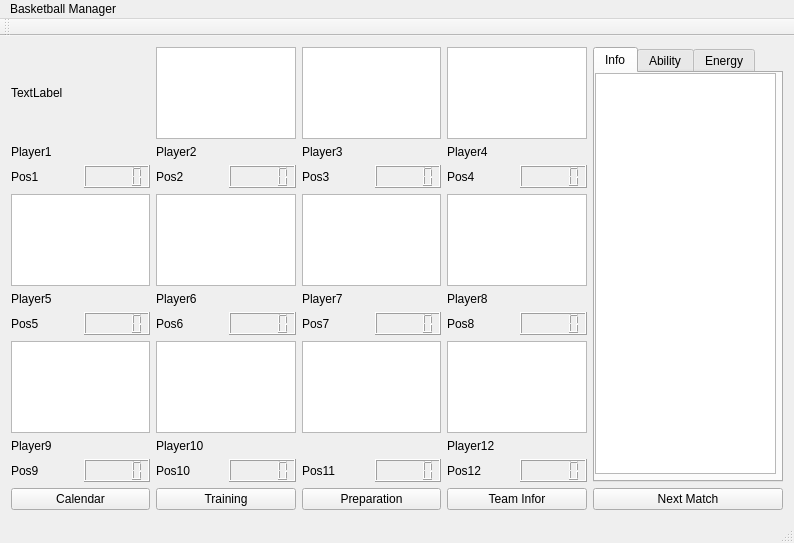
<?xml version="1.0" encoding="UTF-8"?>
<ui version="4.0">
 <class>MainWindow</class>
 <widget class="QMainWindow" name="MainWindow">
  <property name="geometry">
   <rect>
    <x>0</x>
    <y>0</y>
    <width>794</width>
    <height>543</height>
   </rect>
  </property>
  <property name="windowTitle">
   <string>MainWindow</string>
  </property>
  <widget class="QWidget" name="centralWidget">
   <layout class="QGridLayout" name="gridLayout">
    <item row="2" column="4" colspan="2">
     <widget class="QGraphicsView" name="graphicsView_3"/>
    </item>
    <item row="7" column="5">
     <widget class="QLCDNumber" name="lcdNumber_7"/>
    </item>
    <item row="4" column="0">
     <widget class="QLabel" name="labelp">
      <property name="text">
       <string>Pos1</string>
      </property>
     </widget>
    </item>
    <item row="9" column="4" colspan="2">
     <widget class="QLabel" name="label_11">
      <property name="text">
       <string>Player11</string>
       <string>Market</string>
      </property>
     </widget>
    </item>
    <item row="7" column="3">
     <widget class="QLCDNumber" name="lcdNumber_6"/>
    </item>
    <item row="10" column="7">
     <widget class="QLCDNumber" name="lcdNumber_12"/>
    </item>
    <item row="13" column="4" colspan="2">
     <widget class="QPushButton" name="pushButton_2">
      <property name="text">
       <string>Preparation</string>
      </property>
     </widget>
    </item>
    <item row="10" column="6">
     <widget class="QLabel" name="label_12p">
      <property name="text">
       <string>Pos12</string>
      </property>
     </widget>
    </item>
    <item row="13" column="6" colspan="2">
     <widget class="QPushButton" name="pushButton_4">
      <property name="text">
       <string>Team Infor</string>
      </property>
     </widget>
    </item>
    <item row="10" column="5">
     <widget class="QLCDNumber" name="lcdNumber_11"/>
    </item>
    <item row="10" column="3">
     <widget class="QLCDNumber" name="lcdNumber_10"/>
    </item>
    <item row="10" column="1">
     <widget class="QLCDNumber" name="lcdNumber_9"/>
    </item>
    <item row="10" column="2">
     <widget class="QLabel" name="label_10p">
      <property name="text">
       <string>Pos10</string>
      </property>
     </widget>
    </item>
    <item row="13" column="2" colspan="2">
     <widget class="QPushButton" name="pushButton_3">
      <property name="text">
       <string>Training</string>
      </property>
     </widget>
    </item>
    <item row="13" column="0" colspan="2">
     <widget class="QPushButton" name="pushButton">
      <property name="text">
       <string>Calendar</string>
      </property>
     </widget>
    </item>
    <item row="10" column="4">
     <widget class="QLabel" name="label_11p">
      <property name="text">
       <string>Pos11</string>
      </property>
     </widget>
    </item>
    <item row="13" column="8">
     <widget class="QPushButton" name="pushButton_5">
      <property name="text">
       <string>Next Match</string>
      </property>
     </widget>
    </item>
    <item row="6" column="2" colspan="2">
     <widget class="QLabel" name="label_6">
      <property name="text">
       <string>Player6</string>
      </property>
     </widget>
    </item>
    <item row="4" column="3">
     <widget class="QLCDNumber" name="lcdNumber_2"/>
    </item>
    <item row="4" column="5">
     <widget class="QLCDNumber" name="lcdNumber_3"/>
    </item>
    <item row="4" column="4">
     <widget class="QLabel" name="label_3p">
      <property name="text">
       <string>Pos3</string>
      </property>
     </widget>
    </item>
    <item row="8" column="4" colspan="2">
     <widget class="QGraphicsView" name="graphicsView_11"/>
    </item>
    <item row="9" column="0" colspan="2">
     <widget class="QLabel" name="label_9">
      <property name="text">
       <string>Player9</string>
      </property>
     </widget>
    </item>
    <item row="3" column="0" colspan="2">
     <widget class="QLabel" name="label">
      <property name="text">
       <string>Player1</string>
      </property>
     </widget>
    </item>
    <item row="9" column="6" colspan="2">
     <widget class="QLabel" name="label_12">
      <property name="text">
       <string>Player12</string>
      </property>
     </widget>
    </item>
    <item row="4" column="1">
     <widget class="QLCDNumber" name="lcdNumber">
      <property name="maximumSize">
       <size>
        <width>16777215</width>
        <height>64</height>
       </size>
      </property>
     </widget>
    </item>
    <item row="6" column="4" colspan="2">
     <widget class="QLabel" name="label_7">
      <property name="text">
       <string>Player7</string>
      </property>
     </widget>
    </item>
    <item row="7" column="1">
     <widget class="QLCDNumber" name="lcdNumber_5"/>
    </item>
    <item row="7" column="2">
     <widget class="QLabel" name="label_6p">
      <property name="text">
       <string>Pos6</string>
      </property>
     </widget>
    </item>
    <item row="4" column="6">
     <widget class="QLabel" name="label_4p">
      <property name="text">
       <string>Pos4</string>
      </property>
     </widget>
    </item>
    <item row="2" column="6" colspan="2">
     <widget class="QGraphicsView" name="graphicsView_4"/>
    </item>
    <item row="4" column="2">
     <widget class="QLabel" name="label_2p">
      <property name="text">
       <string>Pos2</string>
      </property>
     </widget>
    </item>
    <item row="5" column="6" colspan="2">
     <widget class="QGraphicsView" name="graphicsView_10"/>
    </item>
    <item row="10" column="0">
     <widget class="QLabel" name="label_9p">
      <property name="text">
       <string>Pos9</string>
      </property>
     </widget>
    </item>
    <item row="7" column="7">
     <widget class="QLCDNumber" name="lcdNumber_8"/>
    </item>
    <item row="3" column="4" colspan="2">
     <widget class="QLabel" name="label_3">
      <property name="text">
       <string>Player3</string>
      </property>
     </widget>
    </item>
    <item row="7" column="0">
     <widget class="QLabel" name="label_5p">
      <property name="text">
       <string>Pos5</string>
      </property>
     </widget>
    </item>
    <item row="4" column="7">
     <widget class="QLCDNumber" name="lcdNumber_4"/>
    </item>
    <item row="2" column="2" colspan="2">
     <widget class="QGraphicsView" name="graphicsView_2"/>
    </item>
    <item row="2" column="8" rowspan="9">
     <widget class="QTabWidget" name="tabWidget">
      <property name="minimumSize">
       <size>
        <width>190</width>
        <height>0</height>
       </size>
      </property>
      <property name="currentIndex">
       <number>0</number>
      </property>
      <widget class="QWidget" name="tab1">
       <attribute name="title">
        <string>Info</string>
       </attribute>
       <widget class="QTableWidget" name="tableWidget">
        <property name="geometry">
         <rect>
          <x>0</x>
          <y>0</y>
          <width>181</width>
          <height>401</height>
         </rect>
        </property>
       </widget>
      </widget>
      <widget class="QWidget" name="tab2">
       <attribute name="title">
        <string>Ability</string>
       </attribute>
       <widget class="QTableWidget" name="tableWidget_2">
        <property name="geometry">
         <rect>
          <x>0</x>
          <y>0</y>
          <width>181</width>
          <height>401</height>
         </rect>
        </property>
       </widget>
      </widget>
      <widget class="QWidget" name="tab3">
       <attribute name="title">
        <string>Energy</string>
       </attribute>
       <widget class="QTableWidget" name="tableWidget_3">
        <property name="geometry">
         <rect>
          <x>0</x>
          <y>0</y>
          <width>181</width>
          <height>401</height>
         </rect>
        </property>
       </widget>
      </widget>
     </widget>
    </item>
    <item row="5" column="0" colspan="2">
     <widget class="QGraphicsView" name="graphicsView_5"/>
    </item>
    <item row="9" column="2" colspan="2">
     <widget class="QLabel" name="label_10">
      <property name="text">
       <string>Player10</string>
      </property>
     </widget>
    </item>
    <item row="6" column="0" colspan="2">
     <widget class="QLabel" name="label_5">
      <property name="text">
       <string>Player5</string>
      </property>
     </widget>
    </item>
    <item row="5" column="2" colspan="2">
     <widget class="QGraphicsView" name="graphicsView_7"/>
    </item>
    <item row="3" column="6" colspan="2">
     <widget class="QLabel" name="label_4">
      <property name="text">
       <string>Player4</string>
      </property>
     </widget>
    </item>
    <item row="3" column="2" colspan="2">
     <widget class="QLabel" name="label_2">
      <property name="text">
       <string>Player2</string>
      </property>
     </widget>
    </item>
    <item row="5" column="4" colspan="2">
     <widget class="QGraphicsView" name="graphicsView_9"/>
    </item>
    <item row="8" column="6" colspan="2">
     <widget class="QGraphicsView" name="graphicsView_12"/>
    </item>
    <item row="8" column="2" colspan="2">
     <widget class="QGraphicsView" name="graphicsView_8"/>
    </item>
    <item row="6" column="6" colspan="2">
     <widget class="QLabel" name="label_8">
      <property name="text">
       <string>Player8</string>
      </property>
     </widget>
    </item>
    <item row="7" column="6">
     <widget class="QLabel" name="label_8p">
      <property name="text">
       <string>Pos8</string>
      </property>
     </widget>
    </item>
    <item row="8" column="0" colspan="2">
     <widget class="QGraphicsView" name="graphicsView_6"/>
    </item>
    <item row="7" column="4">
     <widget class="QLabel" name="label_7p">
      <property name="text">
       <string>Pos7</string>
      </property>
     </widget>
    </item>
    <item row="2" column="0" colspan="2">
     <widget class="QLabel" name="image_1">
      <property name="text">
       <string>TextLabel</string>
      </property>
     </widget>
    </item>
   </layout>
  </widget>
  <widget class="QMenuBar" name="menuBar">
   <property name="geometry">
    <rect>
     <x>0</x>
     <y>0</y>
     <width>794</width>
     <height>22</height>
    </rect>
   </property>
   <widget class="QMenu" name="menuagds">
    <property name="title">
     <string>Basketball Manager</string>
    </property>
   </widget>
   <addaction name="menuagds"/>
  </widget>
  <widget class="QStatusBar" name="statusBar"/>
  <widget class="QToolBar" name="mainToolBar">
   <attribute name="toolBarArea">
    <enum>TopToolBarArea</enum>
   </attribute>
   <attribute name="toolBarBreak">
    <bool>false</bool>
   </attribute>
  </widget>
 </widget>
 <layoutdefault spacing="6" margin="11"/>
 <resources/>
 <connections/>
</ui>
